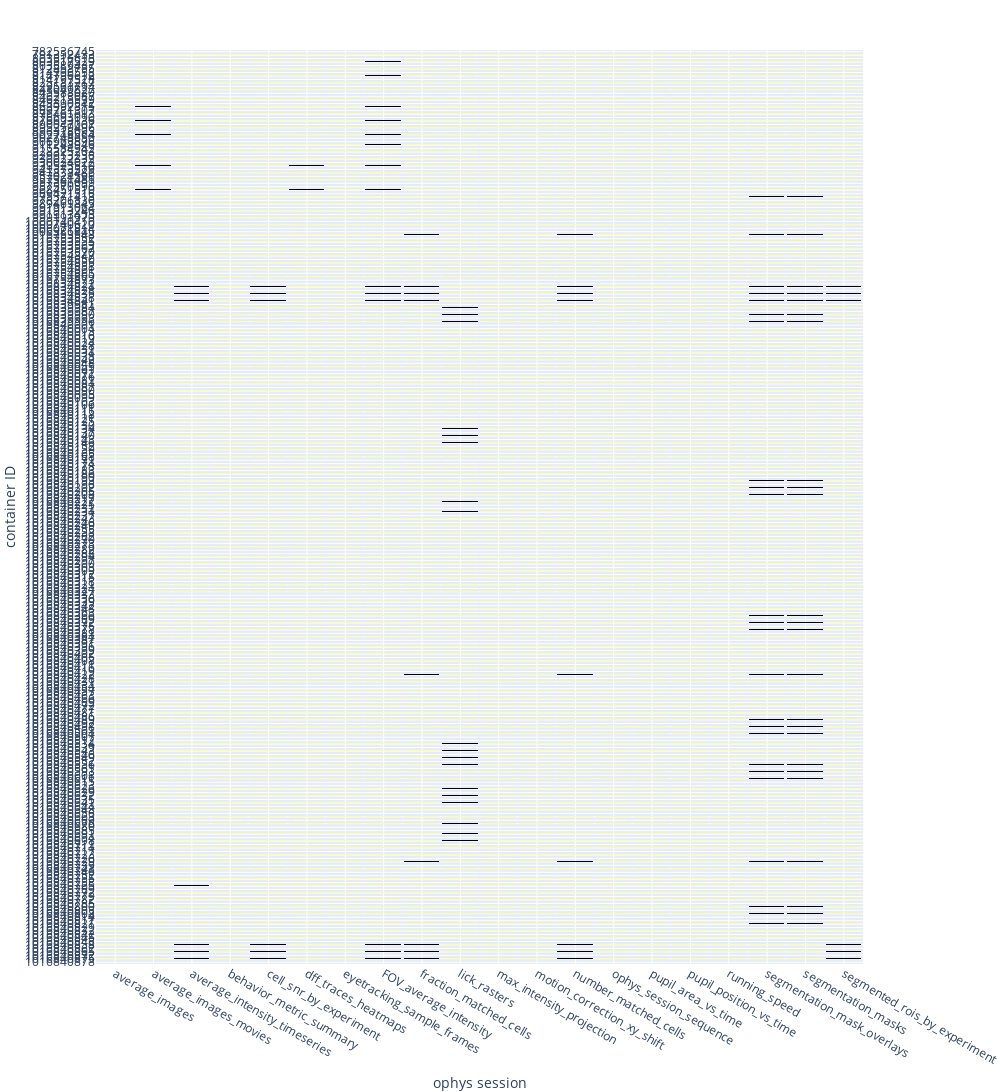

Here is the notebook cell this chart was saved with:
### Code cell
plot_inventory_fig = make_plot_inventory_heatmap(plot_inventory)
plot_inventory_fig.show()
plot_inventory_fig.write_html("/home/dougo/code/dougollerenshaw.github.io/figures_to_share/container_plot_inventory.html")
plot_inventory_fig.write_html("/allen/programs/braintv/workgroups/nc-ophys/visual_behavior/qc_plots/container_plot_inventory.html")

### Figure 1 — Plotly figure (JSON) as saved in the notebook; plotly's stock layout.template omitted (floating-point values rounded to 4 significant figures; data arrays with more than 128 entries replaced by an {"elided": "..."} marker saying what was removed)
{"data": [{"colorscale": [[0, "#000004"], [0.1111, "#1b0c41"], [0.2222, "#4a0c6b"], [0.3333, "#781c6d"], [0.4444, "#a52c60"], [0.5556, "#cf4446"], [0.6667, "#ed6925"], [0.7778, "#fb9b06"], [0.8889, "#f7d13d"], [1, "#fcffa4"]], "hoverongaps": true, "showscale": false, "type": "heatmap", "x": ["average_images", "average_images_movies", "average_intensity_timeseries", "behavior_metric_summary", "cell_snr_by_experiment", "dff_traces_heatmaps", "eyetracking_sample_frames", "FOV_average_intensity", "fraction_matched_cells", "lick_rasters", "max_intensity_projection", "motion_correction_xy_shift", "number_matched_cells", "ophys_session_sequence", "pupil_area_vs_time", "pupil_position_vs_time", "running_speed", "segmentation_mask_overlays", "segmentation_masks", "segmented_rois_by_experiment"], "xgap": 3, "y": {"elided": "264 int values"}, "ygap": 3, "z": {"elided": "264x20 int values"}}], "layout": {"autosize": false, "height": 3000, "margin": {"b": 0, "l": 0, "pad": 0, "r": 0, "t": 50}, "width": 1000, "xaxis": {"dtick": 1, "title": {"text": "ophys session"}}, "yaxis": {"autorange": "reversed", "dtick": 1, "title": {"text": "container ID"}, "type": "category"}}}
